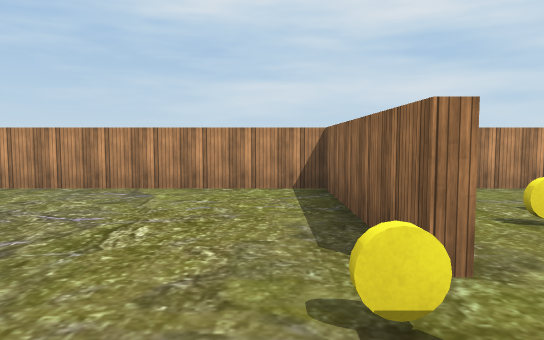
view 1 (above)

18 first-person views from a walk through a scene from a Unity 3-D project. The camera is 1.5 m above the floor, tilts 4° down and sees 70° across. The floor is counted in squares, 2 m on a side. Each view is taken from the middle of a square. On the plan, view 1 faces up. The plan holds only what a view shows up to about 12 squares ahead; the rest is blank. The place goes on beyond the plan. The player is left out. Some surface patterns are stand-ins.

view 2
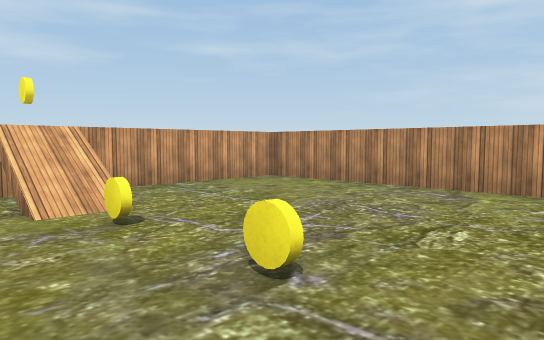

view 3
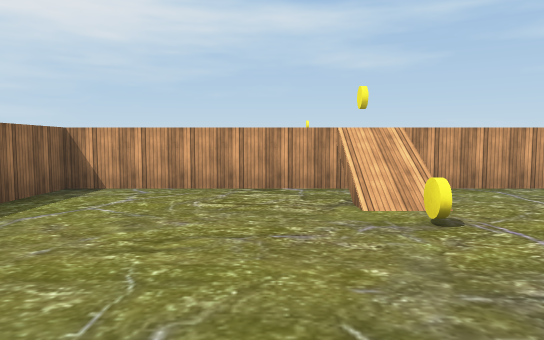

view 4
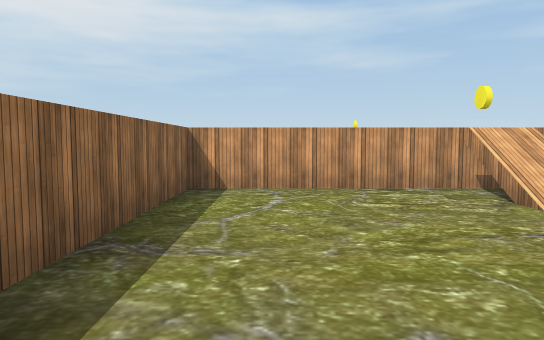

view 5
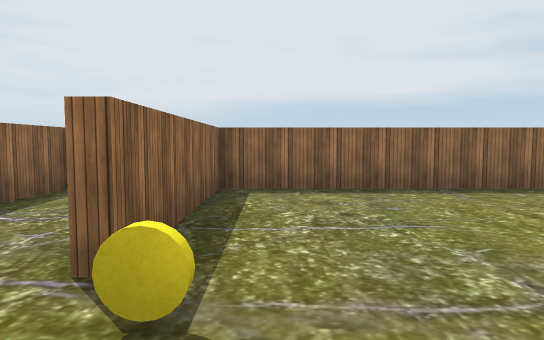

view 6
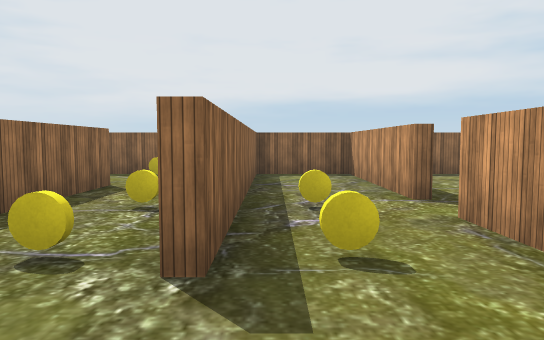

view 7
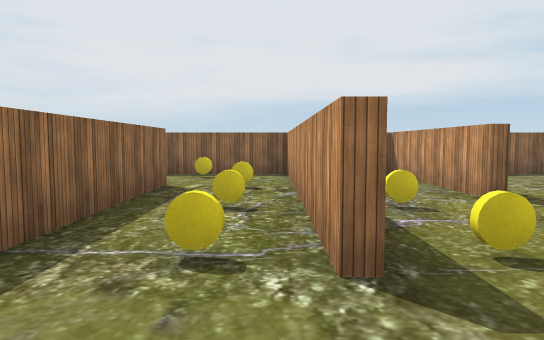

view 8
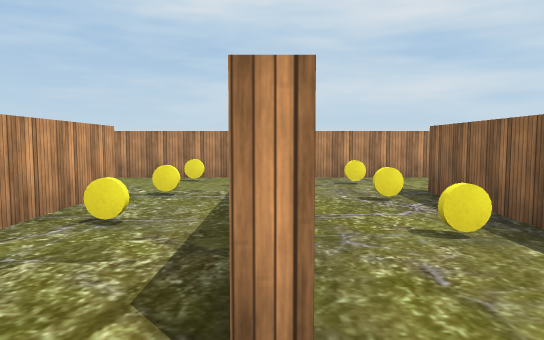

view 9
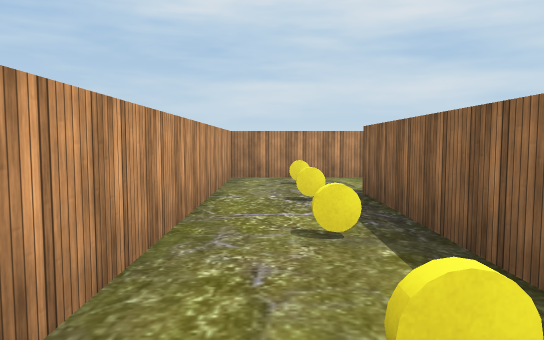

view 10
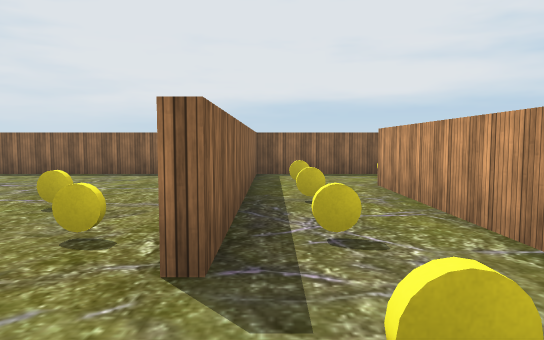

view 11
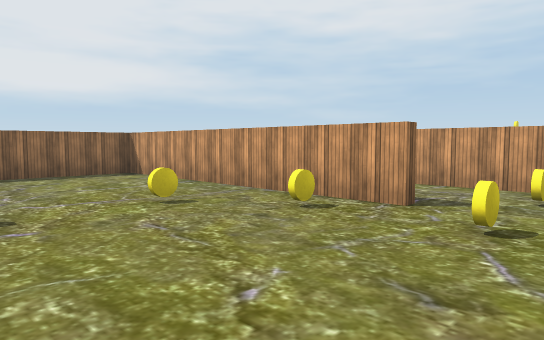

view 12
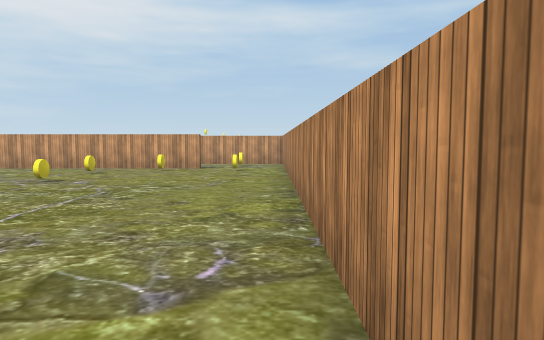

view 13
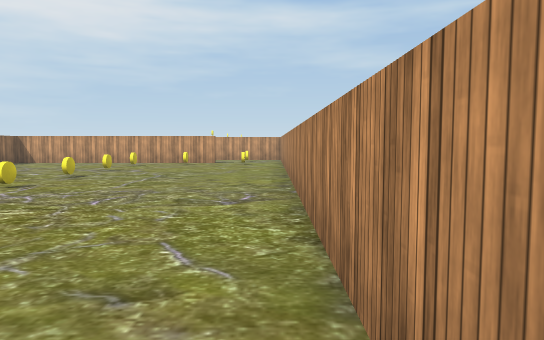

view 14
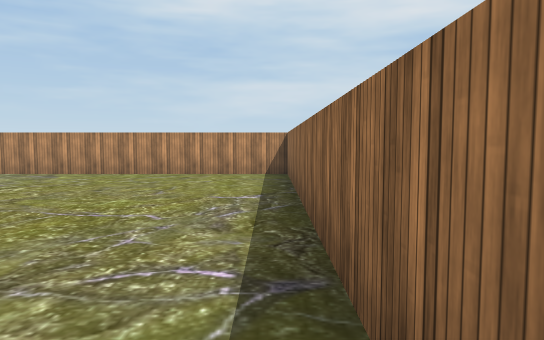

view 15
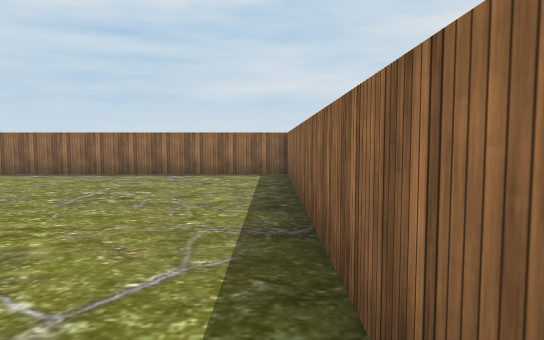

view 16
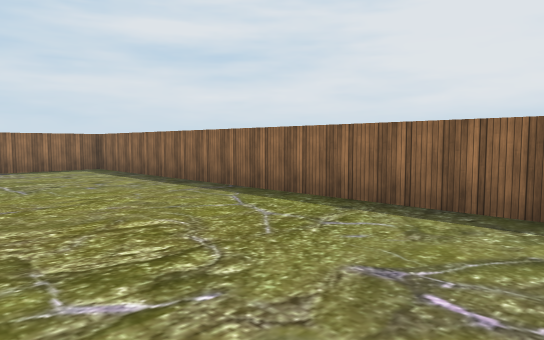

view 17
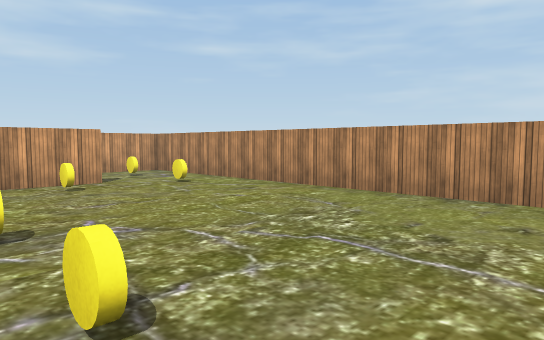

view 18
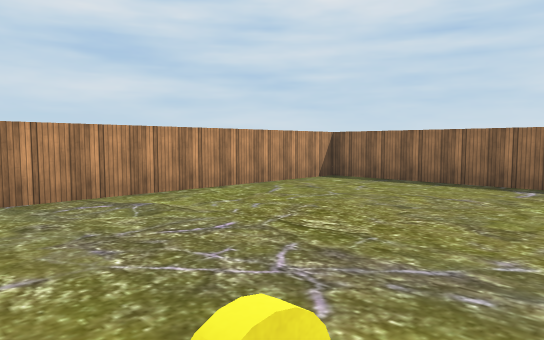

### Floor plan
Ten units are one square. View 1 is at (0, 0); x grows to the right and y downward. Boxes are objects, and circles mark ways between rooms. Rooms are numbered by the first view taken in them; rooms with no view inside come last. Other rooms are left out.
<svg viewBox="-69 -69 308 109">
<path fill="none" stroke="#000" d="M9 -21 9 -64 -64 -64 -64 34 9 34 9 -9M61 -35 61 9M36 -39 36 31M59 9 59 -34M51 -64 25 -64M36 34 84 34 84 -39M86 -40 86 34 234 34 234 -64 61 -64 61 -35M11 -9 11 34 34 34 34 -39M11 -34 11 -21"/>
<rect x="-45" y="-15" width="10" height="10" fill="#bbb"><title>yellow disc</title></rect>
<rect x="-25" y="-15" width="10" height="10" fill="#bbb"><title>yellow disc</title></rect>
<rect x="-5" y="-15" width="10" height="10" fill="#bbb"><title>yellow disc</title></rect>
<rect x="35" y="5" width="10" height="10" fill="#bbb"><title>yellow disc</title></rect>
<rect x="35" y="-15" width="10" height="10" fill="#bbb"><title>yellow disc</title></rect>
<rect x="35" y="-35" width="10" height="10" fill="#bbb"><title>yellow disc</title></rect>
<rect x="35" y="-55" width="10" height="10" fill="#bbb"><title>yellow disc</title></rect>
<rect x="45" y="25" width="10" height="10" fill="#bbb"><title>yellow disc</title></rect>
<rect x="65" y="5" width="10" height="10" fill="#bbb"><title>yellow disc</title></rect>
<rect x="65" y="-15" width="10" height="10" fill="#bbb"><title>yellow disc</title></rect>
<rect x="65" y="-35" width="10" height="10" fill="#bbb"><title>yellow disc</title></rect>
<rect x="65" y="-55" width="10" height="10" fill="#bbb"><title>yellow disc</title></rect>
<rect x="85" y="-35" width="10" height="10" fill="#bbb"><title>yellow disc</title></rect>
<rect x="85" y="-55" width="10" height="10" fill="#bbb"><title>yellow disc</title></rect>
<rect x="95" y="-25" width="10" height="10" fill="#bbb"><title>yellow disc</title></rect>
<rect x="115" y="-25" width="10" height="10" fill="#bbb"><title>yellow disc</title></rect>
<rect x="135" y="-25" width="10" height="10" fill="#bbb"><title>yellow disc</title></rect>
<rect x="155" y="-25" width="10" height="10" fill="#bbb"><title>yellow disc</title></rect>
<rect x="15" y="-15" width="10" height="10" fill="#bbb"><title>yellow disc</title></rect>
<rect x="15" y="-35" width="10" height="10" fill="#bbb"><title>yellow disc</title></rect>
<circle cx="10" cy="-15" r="3" fill="#2a7"/>
<circle cx="70" cy="-30" r="3" fill="#2a7"/>
<circle cx="20" cy="-30" r="3" fill="#2a7"/>
<text x="-30" y="-10">1</text>
<text x="50" y="-20">2</text>
<text x="160" y="-20">3</text>
<text x="20" y="0">4</text>
</svg>
Room 1 opens to room 4. Room 2 opens to room 3. Room 2 opens to room 4.

Where each view was taken, in squares from view 1:
view 1: 0 up, 0 right, facing up
view 2: 0 up, 0 right, facing up-left
view 3: 0 up, 0 right, facing left
view 4: 2 down, 0 right, facing left
view 5: 3 up, 0 right, facing down
view 6: 6 up, 3 right, facing down
view 7: 6 up, 4 right, facing down
view 8: 2 down, 6 right, facing up
view 9: 2 down, 7 right, facing up
view 10: 6 up, 8 right, facing down
view 11: 6 up, 13 right, facing down-left
view 12: 6 up, 20 right, facing left
view 13: 6 up, 23 right, facing left
view 14: 3 down, 23 right, facing up
view 15: 3 down, 14 right, facing right
view 16: 1 up, 12 right, facing down-right
view 17: 1 up, 16 right, facing up-left
view 18: 1 up, 16 right, facing up-right
